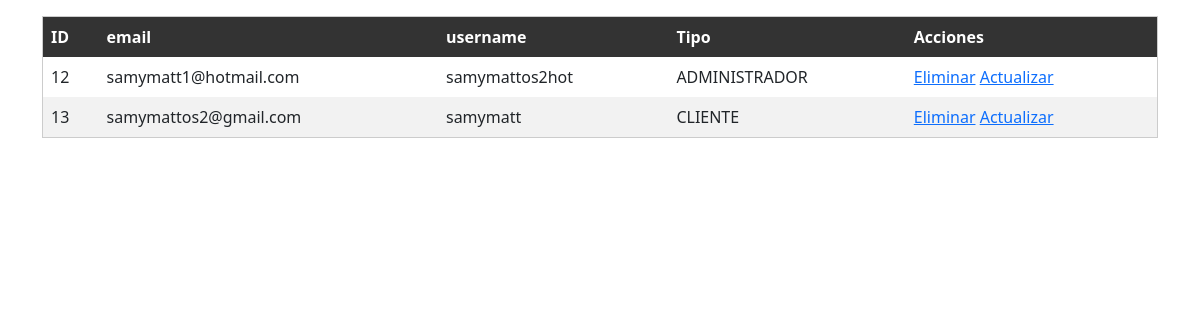
Screenshot of /users/AdminUserList/ (signed in) with the database file from the repository.
### users/models.py (models this page shows, shortened)
class Usuario(AbstractBaseUser, PermissionsMixin):
    ROL = (
        ('ADMINISTRADOR', 'Admin'),
        ('VENDEDOR', 'Seller'),
        ('CLIENTE', 'Cliente'),
    )
    UserID = models.AutoField(verbose_name='UserID', primary_key=True)
    email = models.EmailField(verbose_name='Email', max_length=60, unique=True)
    username = models.CharField(verbose_name='username', max_length=30, unique=True)
    userType = models.CharField(verbose_name='Tipo de usuario', max_length=25, choices=ROL, default='CLIENTE')
    is_active= models.BooleanField(default=False)
    is_staff=models.BooleanField(default=False)
    creado= models.DateTimeField(auto_now_add=True)
    actualizado = models.DateTimeField(auto_now=True)
    objects = ManejoDeCuentas()
    USERNAME_FIELD = 'email' # Toma el rol de nombre de usuario
    REQUIRED_FIELDS = ["username"] # Campos requeridos
    class Meta:
        verbose_name = "Cuentas"
        verbose_name_plural = "Cuentas"

### users/views.py (the view)
# urls.py: path('AdminUserList/', views.ListaUsers, name='AdminUserList'),
def ListaUsers(request):
    users = Usuario.objects.all().values()
    template_name = 'administrador/Usuarios.html'
    contexto = {
        'Object': users,
    }
    return render(request, template_name, contexto)

### users/templates/administrador/Usuarios.html (shortened to what this page needs)
{% load static %}
<!DOCTYPE html>
<html lang="en">
<head>
    <link rel="stylesheet" href="{% static 'style.css'%}">
    <link href="https://cdn.jsdelivr.net/npm/bootstrap@5.0.2/dist/css/bootstrap.min.css" rel="stylesheet">
</head>
<body>
<div class="container mt-3">
    {% if user.is_authenticated %}
    {% if user.userType == 'ADMINISTRADOR' %}
    <table>
      <thead>
        <tr>
          <th>ID</th>
          <th>email</th>
          <th>username</th>
          <th>Tipo</th>
          <th>Acciones</th>
        </tr>
      </thead>
      <tbody>
        {% for A in Object %}
          <tr>
            <td>{{ A.UserID }}</td>
            <td>{{ A.email }}</td>
            <td>{{ A.username }}</td>
            <td>{{ A.userType }}</td>
            <td>
              <a href="{% url 'EliminarUser' A.UserID %}">Eliminar</a>
              <a href="{% url 'ActualizarUser' A.UserID %}">Actualizar</a>
            </td>
          </tr>
        {% endfor %}
      </tbody>
    </table>
    {%else%}
      <h1>Usted no esta permitido aqui</h1>
    {% endif %}
    {%else%}
      <h1>Usted no esta permitido aqui</h1>
    {% endif %}
</div>
</body>
</html>

### static/style.css (style rules this page uses)
table { width: 100%; border-collapse: collapse; border: 1px solid #ccc; }
th, td { padding: 8px; text-align: left; }
th { background-color: #333; color: #fff; }
tr:nth-child(even) { background-color: #f2f2f2; }
a { text-decoration: none; color: #007BFF; }

### rows the page displays
Usuario: UserID "12", email "samymatt1@hotmail.com", username "samymattos2hot", userType "ADMINISTRADOR"
Usuario: UserID "13", email "samymattos2@gmail.com", username "samymatt", userType "CLIENTE"
